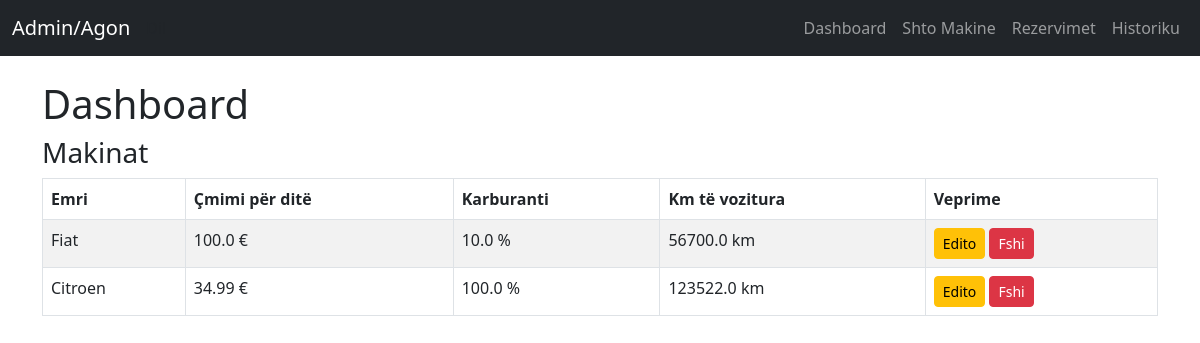
Page /admin/ (signed in) on the earlier database version.
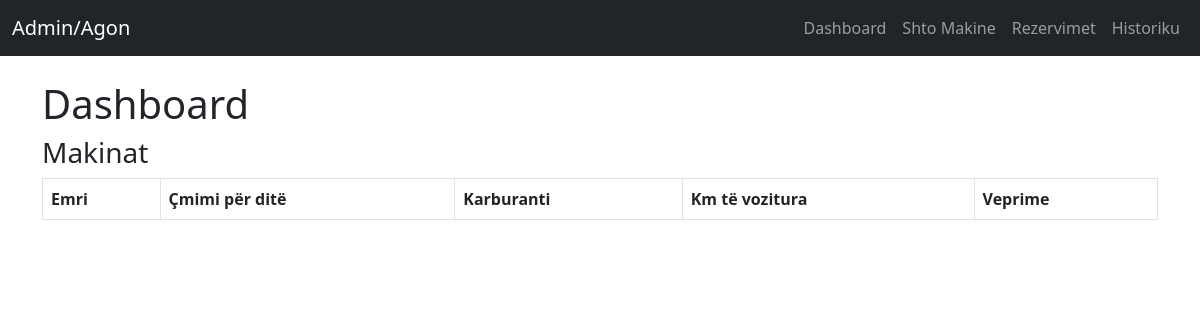
Same page on the later database version.
### app/models.py (models this page shows)
class Car(db.Model):
    id = db.Column(db.Integer, primary_key=True)
    description = db.Column(db.Text, nullable=True)
    price_per_day = db.Column(db.Float, nullable=False)
    fuel_level = db.Column(db.Float, nullable=False, default=100.0)
    km_driven = db.Column(db.Float, nullable=True, default=0.0)
    green_card_valid = db.Column(db.Boolean, default=True)  # Changed to boolean
    fuel_type = db.Column(db.String(50), nullable=False)
    production_year = db.Column(db.Integer)
    brand = db.Column(db.String(100))
    model = db.Column(db.String(100), nullable=False)
    reservations = db.relationship('Reservation', backref='car', lazy=True)
    reservations = db.relationship('Reservation', backref='car', lazy=True)
    images = db.relationship('CarImage', back_populates='car', cascade='all, delete-orphan')

### app/routes_admin.py (the view)
@admin.route('/')
def dashboard():
    cars = Car.query.all()
    reservations = Reservation.query.all()
    return render_template('admin/dashboard.html', cars=cars, reservations=reservations)

### app/routes_admin.py (called while the page is built)
@admin.before_request
def require_login():
    if request.endpoint and request.endpoint.startswith('admin.') and \
       request.endpoint not in ['admin.admin_login']:
        if not session.get('admin_logged_in'):
            return redirect(url_for('admin.admin_login'))

### app/templates/main/routes.py (called while the page is built)
@main.before_app_request
def set_language():
    if 'lang' not in session:
        session['lang'] = 'sq'

### app/templates/admin/dashboard.html
{% extends 'admin/base_admin.html' %}
{% block content %}
<h1>Dashboard</h1>
<h3>Makinat</h3>
<table class="table table-bordered table-striped">
    <thead>
        <tr>
            <th>Emri</th>
            <th>Çmimi për ditë</th>
            <th>Karburanti</th>
            <th>Km të vozitura</th>
            <th>Veprime</th>
        </tr>
    </thead>
    <tbody>
        {% for car in cars %}
        <tr>
            <td>{{ car.brand }}</td>
            <td>{{ car.price_per_day }} €</td>
            <td>{{ car.fuel_level }} %</td>
            <td>{{ car.km_driven }} km</td>
            <td>
                <a href="{{ url_for('admin.edit_car', car_id=car.id) }}" class="btn btn-sm btn-warning">Edito</a>
                <a href="{{ url_for('admin.delete_car', car_id=car.id) }}" class="btn btn-sm btn-danger" onclick="return confirm('A je i sigurt që don të fshish?');">Fshi</a>
            </td>
        </tr>
        {% endfor %}
    </tbody>
</table>
{% endblock %}

Differences in the rows shown:
removed Car: brand "Fiat", price_per_day "100.0", fuel_level "10.0", km_driven "56700.0"
removed Car: brand "Citroen", price_per_day "34.99", fuel_level "100.0", km_driven "123522.0"
